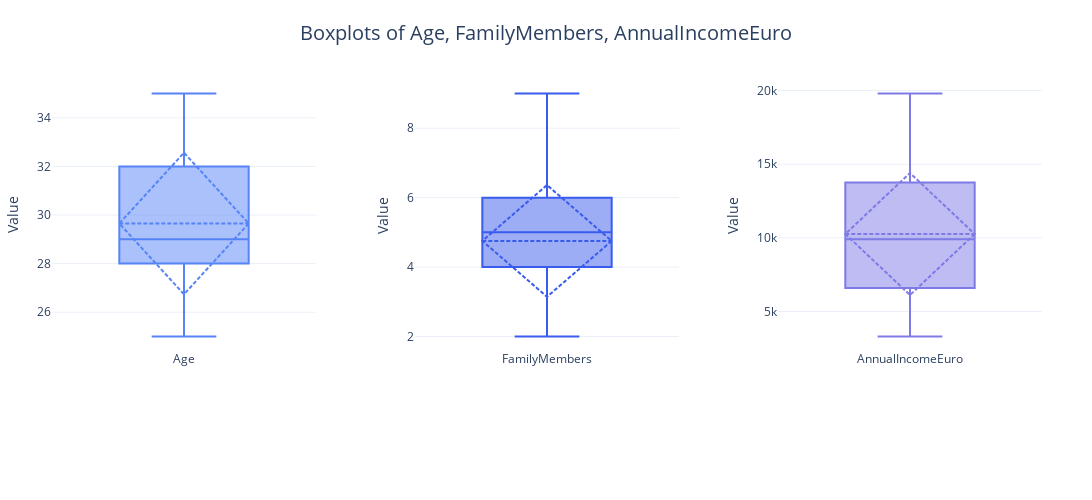

The notebook cell this image was saved under:
### Markdown cell above
**International Travel Experience**: The significantly higher number of individuals who have not traveled abroad might affect their perception of the need for travel insurance. Those with international travel experience may have different risk assessments and insurance requirements.

**Travel Insurance Adoption**: The lower proportion of individuals with travel insurance highlights an opportunity for increasing travel insurance coverage. Understanding the factors that influence the decision to purchase travel insurance will be crucial for targeted marketing and product development.

**Health Conditions**: The distribution of chronic diseases can provide insights into health-related considerations that might influence travel insurance decisions. Individuals with chronic diseases might have different requirements and motivations for purchasing insurance.

Now lets move on to the outliers, lets see if our numerical features has any outliers.

### Code cell
plot_combined_boxplots(travel_df, numerical_features, save_path='images/combined_boxplot.png')

### Figure 1 — Plotly figure (JSON) as saved in the notebook; plotly's stock layout.template omitted (floating-point values rounded to 4 significant figures; data arrays with more than 128 entries replaced by an {"elided": "..."} marker saying what was removed)
{"data": [{"boxmean": "sd", "marker": {"color": "#5684F7", "line": {"color": "#000000", "width": 1}}, "showlegend": false, "type": "box", "xaxis": "x", "y": {"elided": "1987 int values"}, "yaxis": "y"}, {"boxmean": "sd", "marker": {"color": "#3A5CED", "line": {"color": "#000000", "width": 1}}, "showlegend": false, "type": "box", "xaxis": "x2", "y": {"elided": "1987 int values"}, "yaxis": "y2"}, {"boxmean": "sd", "marker": {"color": "#7E7AE6", "line": {"color": "#000000", "width": 1}}, "showlegend": false, "type": "box", "xaxis": "x3", "y": {"elided": "1987 float values"}, "yaxis": "y3"}], "layout": {"height": 500, "margin": {"b": 150, "l": 50, "r": 50, "t": 80}, "showlegend": false, "title": {"font": {"size": 20}, "text": "Boxplots of Age, FamilyMembers, AnnualIncomeEuro", "x": 0.5}, "width": 1200, "xaxis": {"anchor": "y", "domain": [0, 0.2667], "showticklabels": true, "ticktext": ["Age"], "tickvals": [0], "title": {"font": {"size": 14}}}, "xaxis2": {"anchor": "y2", "domain": [0.3667, 0.6333], "showticklabels": true, "ticktext": ["FamilyMembers"], "tickvals": [0], "title": {"font": {"size": 14}}}, "xaxis3": {"anchor": "y3", "domain": [0.7333, 1], "showticklabels": true, "ticktext": ["AnnualIncomeEuro"], "tickvals": [0], "title": {"font": {"size": 14}}}, "yaxis": {"anchor": "x", "domain": [0, 1], "title": {"font": {"size": 14}, "text": "Value"}}, "yaxis2": {"anchor": "x2", "domain": [0, 1], "title": {"font": {"size": 14}, "text": "Value"}}, "yaxis3": {"anchor": "x3", "domain": [0, 1], "title": {"font": {"size": 14}, "text": "Value"}}}}
